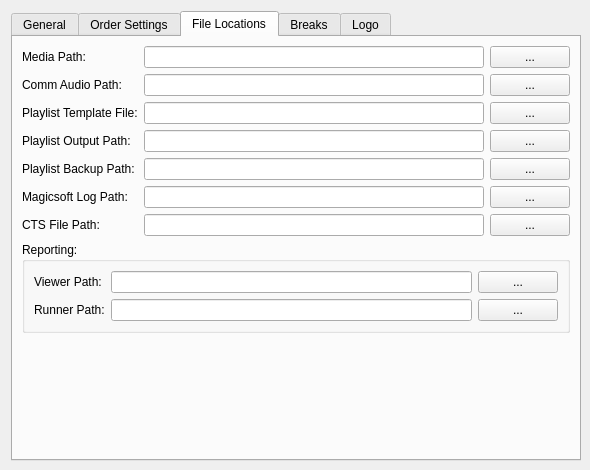
<?xml version="1.0" encoding="UTF-8"?>
<ui version="4.0">
 <class>SetupForm</class>
 <widget class="QWidget" name="SetupForm">
  <property name="geometry">
   <rect>
    <x>0</x>
    <y>0</y>
    <width>590</width>
    <height>470</height>
   </rect>
  </property>
  <property name="minimumSize">
   <size>
    <width>590</width>
    <height>470</height>
   </size>
  </property>
  <property name="windowTitle">
   <string>Form</string>
  </property>
  <layout class="QVBoxLayout" name="verticalLayout_2">
   <item>
    <widget class="QTabWidget" name="tabWidget">
     <property name="minimumSize">
      <size>
       <width>570</width>
       <height>450</height>
      </size>
     </property>
     <property name="currentIndex">
      <number>2</number>
     </property>
     <widget class="QWidget" name="tab">
      <attribute name="title">
       <string>General</string>
      </attribute>
      <layout class="QVBoxLayout" name="verticalLayout">
       <item>
        <layout class="QGridLayout" name="gridLayout_3">
         <item row="0" column="0">
          <widget class="QLabel" name="label">
           <property name="text">
            <string>Station Name:</string>
           </property>
          </widget>
         </item>
         <item row="0" column="1">
          <widget class="QLineEdit" name="edtStationName"/>
         </item>
         <item row="1" column="0">
          <widget class="QLabel" name="label_2">
           <property name="text">
            <string>Address 1:</string>
           </property>
          </widget>
         </item>
         <item row="1" column="1">
          <widget class="QLineEdit" name="edtAddress1"/>
         </item>
         <item row="2" column="0">
          <widget class="QLabel" name="label_3">
           <property name="text">
            <string>Address 2:</string>
           </property>
          </widget>
         </item>
         <item row="2" column="1">
          <widget class="QLineEdit" name="edtAddress2"/>
         </item>
        </layout>
       </item>
       <item>
        <layout class="QGridLayout" name="gridLayout" columnstretch="0,0,0">
         <item row="0" column="2">
          <widget class="QComboBox" name="cbAgencyCommType"/>
         </item>
         <item row="1" column="0">
          <widget class="QLabel" name="label_7">
           <property name="text">
            <string>Sales Rep Commission:</string>
           </property>
          </widget>
         </item>
         <item row="0" column="0">
          <widget class="QLabel" name="label_5">
           <property name="text">
            <string>Agency Commision:</string>
           </property>
          </widget>
         </item>
         <item row="0" column="1">
          <widget class="QDoubleSpinBox" name="sbAgencyComm">
           <property name="maximum">
            <double>999999.989999999990687</double>
           </property>
          </widget>
         </item>
         <item row="1" column="1">
          <widget class="QDoubleSpinBox" name="sbSaleRepComm">
           <property name="maximum">
            <double>999999.989999999990687</double>
           </property>
          </widget>
         </item>
         <item row="1" column="2">
          <widget class="QComboBox" name="cbSaleRepCommType"/>
         </item>
        </layout>
       </item>
       <item>
        <layout class="QGridLayout" name="gridLayout_2" columnstretch="0,0,0">
         <item row="5" column="0">
          <widget class="QLabel" name="label_8">
           <property name="text">
            <string>Interest Rate:</string>
           </property>
          </widget>
         </item>
         <item row="4" column="1">
          <widget class="QDoubleSpinBox" name="edtLateFee">
           <property name="maximum">
            <double>999999.989999999990687</double>
           </property>
          </widget>
         </item>
         <item row="2" column="0">
          <widget class="QLabel" name="label_14">
           <property name="text">
            <string>Billing Type:</string>
           </property>
          </widget>
         </item>
         <item row="4" column="0">
          <widget class="QLabel" name="label_6">
           <property name="text">
            <string>Late Fee:</string>
           </property>
          </widget>
         </item>
         <item row="2" column="1">
          <widget class="QComboBox" name="cbBillingType"/>
         </item>
         <item row="0" column="0">
          <widget class="QLabel" name="label_9">
           <property name="text">
            <string>Billing Cycle:</string>
           </property>
          </widget>
         </item>
         <item row="6" column="1">
          <widget class="QSpinBox" name="edtGracePeriod"/>
         </item>
         <item row="0" column="1">
          <widget class="QComboBox" name="cbBillCycle"/>
         </item>
         <item row="1" column="1">
          <widget class="QComboBox" name="cbRevenueType"/>
         </item>
         <item row="5" column="1">
          <widget class="QDoubleSpinBox" name="edtIntRate"/>
         </item>
         <item row="3" column="0">
          <widget class="QLabel" name="label_15">
           <property name="text">
            <string>Billing Basis:</string>
           </property>
          </widget>
         </item>
         <item row="1" column="0">
          <widget class="QLabel" name="label_13">
           <property name="text">
            <string>Revenue Type:</string>
           </property>
          </widget>
         </item>
         <item row="6" column="0">
          <widget class="QLabel" name="label_10">
           <property name="text">
            <string>Grace Period:</string>
           </property>
          </widget>
         </item>
         <item row="3" column="1">
          <widget class="QComboBox" name="cbBillingBasis"/>
         </item>
         <item row="2" column="2">
          <spacer name="horizontalSpacer_4">
           <property name="orientation">
            <enum>Qt::Horizontal</enum>
           </property>
           <property name="sizeHint" stdset="0">
            <size>
             <width>200</width>
             <height>20</height>
            </size>
           </property>
          </spacer>
         </item>
        </layout>
       </item>
      </layout>
     </widget>
     <widget class="QWidget" name="tab_3">
      <attribute name="title">
       <string>Order Settings</string>
      </attribute>
      <layout class="QVBoxLayout" name="verticalLayout_4">
       <item>
        <layout class="QHBoxLayout" name="horizontalLayout_3" stretch="0,1,0">
         <item>
          <widget class="QLabel" name="label_12">
           <property name="text">
            <string>Order Number Sequence</string>
           </property>
          </widget>
         </item>
         <item>
          <widget class="QSpinBox" name="sbOrderSequence">
           <property name="maximum">
            <number>99999999</number>
           </property>
          </widget>
         </item>
         <item>
          <spacer name="horizontalSpacer_2">
           <property name="orientation">
            <enum>Qt::Horizontal</enum>
           </property>
           <property name="sizeHint" stdset="0">
            <size>
             <width>350</width>
             <height>20</height>
            </size>
           </property>
          </spacer>
         </item>
        </layout>
       </item>
       <item>
        <widget class="QCheckBox" name="cbAprvdBB">
         <property name="text">
          <string>Orders Must be Approved Before Booking</string>
         </property>
        </widget>
       </item>
       <item>
        <widget class="QGroupBox" name="groupBox">
         <property name="title">
          <string>Orders Approvers:</string>
         </property>
         <layout class="QVBoxLayout" name="verticalLayout_3">
          <item>
           <layout class="QHBoxLayout" name="horizontalLayout_2" stretch="0,1,0">
            <item>
             <widget class="QLabel" name="label_11">
              <property name="text">
               <string>Order Approval Levels:</string>
              </property>
             </widget>
            </item>
            <item>
             <widget class="QSpinBox" name="sbAprvLevels">
              <property name="minimum">
               <number>0</number>
              </property>
              <property name="maximum">
               <number>9</number>
              </property>
             </widget>
            </item>
            <item>
             <spacer name="horizontalSpacer">
              <property name="orientation">
               <enum>Qt::Horizontal</enum>
              </property>
              <property name="sizeHint" stdset="0">
               <size>
                <width>350</width>
                <height>20</height>
               </size>
              </property>
             </spacer>
            </item>
           </layout>
          </item>
          <item>
           <layout class="QHBoxLayout" name="horizontalLayout" stretch="0,0,0">
            <item>
             <widget class="QPushButton" name="btnAdd">
              <property name="text">
               <string>Add</string>
              </property>
             </widget>
            </item>
            <item>
             <widget class="QPushButton" name="btnDelete">
              <property name="text">
               <string>Delete</string>
              </property>
             </widget>
            </item>
            <item>
             <spacer name="horizontalSpacer_3">
              <property name="orientation">
               <enum>Qt::Horizontal</enum>
              </property>
              <property name="sizeHint" stdset="0">
               <size>
                <width>40</width>
                <height>20</height>
               </size>
              </property>
             </spacer>
            </item>
           </layout>
          </item>
          <item>
           <widget class="QTableView" name="tvApprovers">
            <property name="selectionBehavior">
             <enum>QAbstractItemView::SelectRows</enum>
            </property>
           </widget>
          </item>
          <item>
           <spacer name="verticalSpacer">
            <property name="orientation">
             <enum>Qt::Vertical</enum>
            </property>
            <property name="sizeHint" stdset="0">
             <size>
              <width>20</width>
              <height>40</height>
             </size>
            </property>
           </spacer>
          </item>
         </layout>
        </widget>
       </item>
      </layout>
     </widget>
     <widget class="QWidget" name="tbBreaks">
      <attribute name="title">
       <string>File Locations</string>
      </attribute>
      <layout class="QVBoxLayout" name="verticalLayout_5">
       <item>
        <layout class="QGridLayout" name="gridLayout_5">
         <item row="0" column="1">
          <widget class="QLineEdit" name="edtAudioPath">
           <property name="readOnly">
            <bool>true</bool>
           </property>
          </widget>
         </item>
         <item row="2" column="2">
          <widget class="QPushButton" name="btnTemplate">
           <property name="text">
            <string>...</string>
           </property>
          </widget>
         </item>
         <item row="4" column="1">
          <widget class="QLineEdit" name="edtBackupPath"/>
         </item>
         <item row="3" column="1">
          <widget class="QLineEdit" name="edtOutputPath"/>
         </item>
         <item row="3" column="0">
          <widget class="QLabel" name="label_21">
           <property name="text">
            <string>Playlist Output Path:</string>
           </property>
          </widget>
         </item>
         <item row="1" column="1">
          <widget class="QLineEdit" name="edtCommAudioPath">
           <property name="readOnly">
            <bool>true</bool>
           </property>
          </widget>
         </item>
         <item row="4" column="0">
          <widget class="QLabel" name="label_25">
           <property name="text">
            <string>Playlist Backup Path:</string>
           </property>
          </widget>
         </item>
         <item row="1" column="2">
          <widget class="QPushButton" name="btnCommAudioPath">
           <property name="text">
            <string>...</string>
           </property>
          </widget>
         </item>
         <item row="0" column="2">
          <widget class="QPushButton" name="btnAudioPath">
           <property name="text">
            <string>...</string>
           </property>
          </widget>
         </item>
         <item row="4" column="2">
          <widget class="QPushButton" name="btnBackupPath">
           <property name="text">
            <string>...</string>
           </property>
          </widget>
         </item>
         <item row="5" column="0">
          <widget class="QLabel" name="label_24">
           <property name="text">
            <string>Magicsoft Log Path:</string>
           </property>
          </widget>
         </item>
         <item row="2" column="1">
          <widget class="QLineEdit" name="edtTemplateFile"/>
         </item>
         <item row="0" column="0">
          <widget class="QLabel" name="label_18">
           <property name="text">
            <string>Media Path:</string>
           </property>
          </widget>
         </item>
         <item row="3" column="2">
          <widget class="QPushButton" name="btnOutputPath">
           <property name="text">
            <string>...</string>
           </property>
          </widget>
         </item>
         <item row="5" column="1">
          <widget class="QLineEdit" name="edtMagicSoftLog"/>
         </item>
         <item row="2" column="0">
          <widget class="QLabel" name="label_20">
           <property name="text">
            <string>Playlist Template File:</string>
           </property>
          </widget>
         </item>
         <item row="1" column="0">
          <widget class="QLabel" name="label_19">
           <property name="text">
            <string>Comm Audio Path:</string>
           </property>
          </widget>
         </item>
         <item row="5" column="2">
          <widget class="QPushButton" name="btnMagicSoftLog">
           <property name="text">
            <string>...</string>
           </property>
          </widget>
         </item>
         <item row="6" column="0">
          <widget class="QLabel" name="label_26">
           <property name="text">
            <string>CTS File Path:</string>
           </property>
          </widget>
         </item>
         <item row="6" column="1">
          <widget class="QLineEdit" name="edtCTSFilepath"/>
         </item>
         <item row="6" column="2">
          <widget class="QPushButton" name="btnCTS">
           <property name="text">
            <string>...</string>
           </property>
          </widget>
         </item>
        </layout>
       </item>
       <item>
        <widget class="QGroupBox" name="groupBox_2">
         <property name="title">
          <string>Reporting:</string>
         </property>
         <layout class="QGridLayout" name="gridLayout_6">
          <item row="1" column="2">
           <widget class="QPushButton" name="btnRunner">
            <property name="text">
             <string>...</string>
            </property>
           </widget>
          </item>
          <item row="1" column="0">
           <widget class="QLabel" name="label_23">
            <property name="text">
             <string>Runner Path:</string>
            </property>
           </widget>
          </item>
          <item row="1" column="1">
           <widget class="QLineEdit" name="edtRunner"/>
          </item>
          <item row="0" column="0">
           <widget class="QLabel" name="label_22">
            <property name="text">
             <string>Viewer Path:</string>
            </property>
           </widget>
          </item>
          <item row="0" column="1">
           <widget class="QLineEdit" name="edtReportViewer"/>
          </item>
          <item row="0" column="2">
           <widget class="QPushButton" name="btnReportViewer">
            <property name="text">
             <string>...</string>
            </property>
           </widget>
          </item>
         </layout>
        </widget>
       </item>
       <item>
        <spacer name="verticalSpacer_2">
         <property name="orientation">
          <enum>Qt::Vertical</enum>
         </property>
         <property name="sizeHint" stdset="0">
          <size>
           <width>20</width>
           <height>40</height>
          </size>
         </property>
        </spacer>
       </item>
      </layout>
     </widget>
     <widget class="QWidget" name="tab_4">
      <attribute name="title">
       <string>Breaks</string>
      </attribute>
      <layout class="QVBoxLayout" name="verticalLayout_6">
       <item>
        <layout class="QGridLayout" name="gridLayout_4" columnstretch="0,0,0">
         <item row="1" column="0">
          <widget class="QLabel" name="label_17">
           <property name="text">
            <string>Break Duration:</string>
           </property>
          </widget>
         </item>
         <item row="2" column="1">
          <widget class="QSpinBox" name="edtMaxSpots"/>
         </item>
         <item row="0" column="1">
          <widget class="QSpinBox" name="sbTimeInterval"/>
         </item>
         <item row="0" column="0">
          <widget class="QLabel" name="label_16">
           <property name="text">
            <string>Break Time Interval:</string>
           </property>
          </widget>
         </item>
         <item row="0" column="2">
          <spacer name="horizontalSpacer_5">
           <property name="orientation">
            <enum>Qt::Horizontal</enum>
           </property>
           <property name="sizeHint" stdset="0">
            <size>
             <width>350</width>
             <height>20</height>
            </size>
           </property>
          </spacer>
         </item>
         <item row="2" column="0">
          <widget class="QLabel" name="label_4">
           <property name="text">
            <string>Break Max Spots:</string>
           </property>
          </widget>
         </item>
         <item row="1" column="1">
          <widget class="QSpinBox" name="sbBreakDuration">
           <property name="maximum">
            <number>999</number>
           </property>
          </widget>
         </item>
        </layout>
       </item>
       <item>
        <spacer name="verticalSpacer_3">
         <property name="orientation">
          <enum>Qt::Vertical</enum>
         </property>
         <property name="sizeHint" stdset="0">
          <size>
           <width>20</width>
           <height>297</height>
          </size>
         </property>
        </spacer>
       </item>
      </layout>
     </widget>
     <widget class="QWidget" name="tab_2">
      <attribute name="title">
       <string>Logo</string>
      </attribute>
     </widget>
    </widget>
   </item>
  </layout>
 </widget>
 <resources/>
 <connections/>
</ui>
